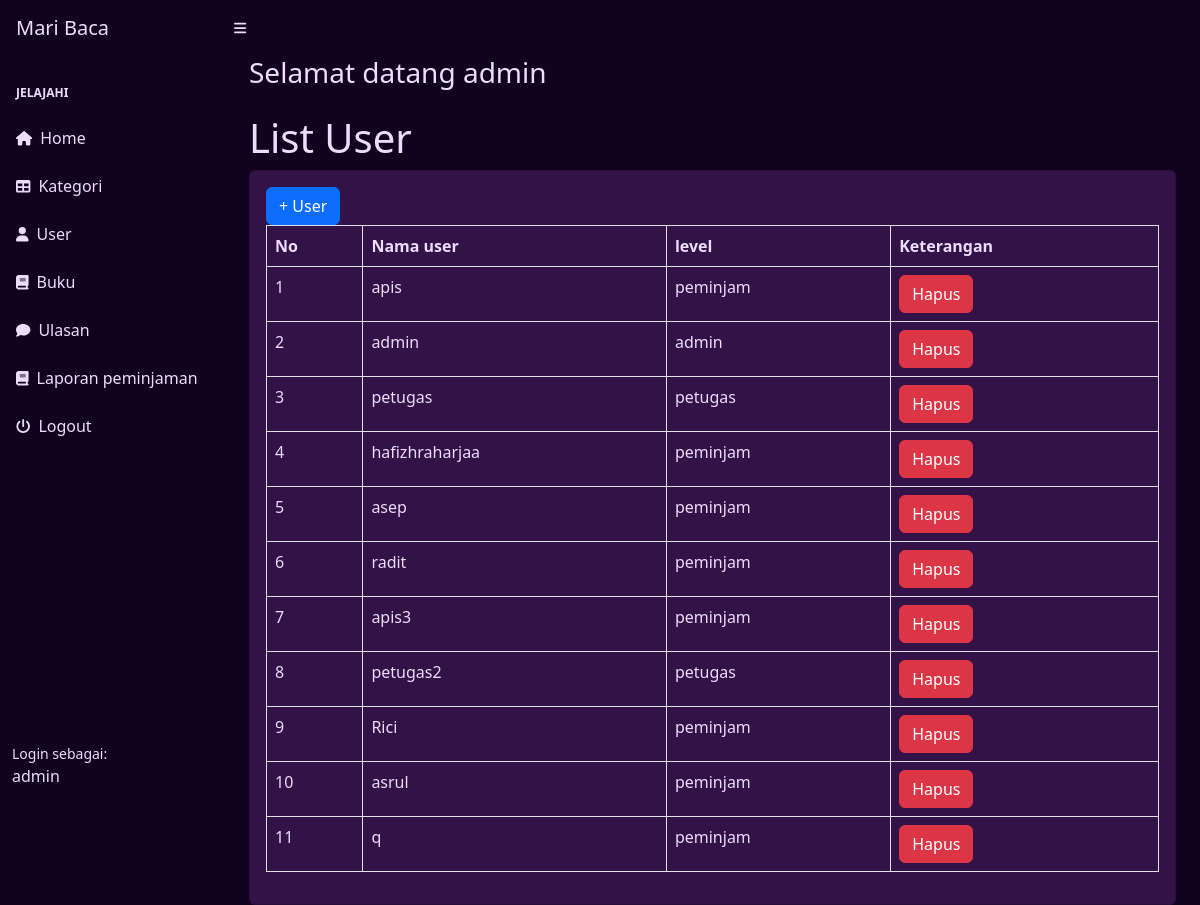
The app's page /index.php?page=user (signed in) with its own data.
### tables this page shows
CREATE TABLE `user` (
  `id_user` int(11) NOT NULL,
  `nama` varchar(255) DEFAULT NULL,
  `username` varchar(255) DEFAULT NULL,
  `password` varchar(255) DEFAULT NULL,
  `email` varchar(255) DEFAULT NULL,
  `alamat` text DEFAULT NULL,
  `no_telepon` varchar(255) DEFAULT NULL,
  `level` enum('admin','petugas','peminjam') DEFAULT NULL
);

### user.php (the view)
<?php
require_once 'koneksi.php';
if ($_SESSION["user"]["level"] == 'admin' ) {
    echo "<h3 style='color:#eddcfc'>Selamat datang admin</h3>";
} else {
    echo "<script>alert('Hanya admin yang bisa mengakses halaman ini!'); document.location.href='index.php'</script>";
}
?>
<h1 class="mt-4" style="color:#eddcfc">List User</h1>
<div class="card" style="background-color:#321247">
    <div class="card-body">
    <div class="row">
        <div class="col-md-12">
            <a href="?page=user_tambah" class="btn btn-primary">+ User</a>
            <table class="table table-bordered" id="dataTable" width="100%" cellspacing="0">
                <tr style="color:#eddcfc">
                    <th>No</th>
                    <th>Nama user</th>
                    <th>level</th>
                    <th>Keterangan</th>
                </tr>
                <?php
                $i = 1;
                    $query = mysqli_query($koneksi, "SELECT*FROM user");
                    while ($data = mysqli_fetch_array($query)) {
                        ?>
                        <tr style="color:#eddcfc">
                            <td><?php echo $i++ ?></td>
                            <td><?php echo $data['username']; ?></td>
                            <td><?php echo $data['level']; ?></td>
                            <td>
                                <a onclick="return confirm('Apakah Anda Ingin Menghapus Data Ini?')" href="?page=user_hapus&&id=<?php echo $data['id_user']; ?>" class="btn btn-danger">Hapus</a>
                            </td>
                        </tr>
                        <?php
                    }
                ?>
            </table>
        </div>
    </div>
    </div>
</div>

### records on screen
user: username "apis", level "peminjam"
user: username "admin", level "admin"
user: username "petugas", level "petugas"
user: username "hafizhraharjaa", level "peminjam"
user: username "asep", level "peminjam"
user: username "radit", level "peminjam"
user: username "apis3", level "peminjam"
user: username "petugas2", level "petugas"
user: username "Rici", level "peminjam"
user: username "asrul", level "peminjam"
user: username "q", level "peminjam"

### other values on screen
$_SESSION["user"]["nama"] "admin"
